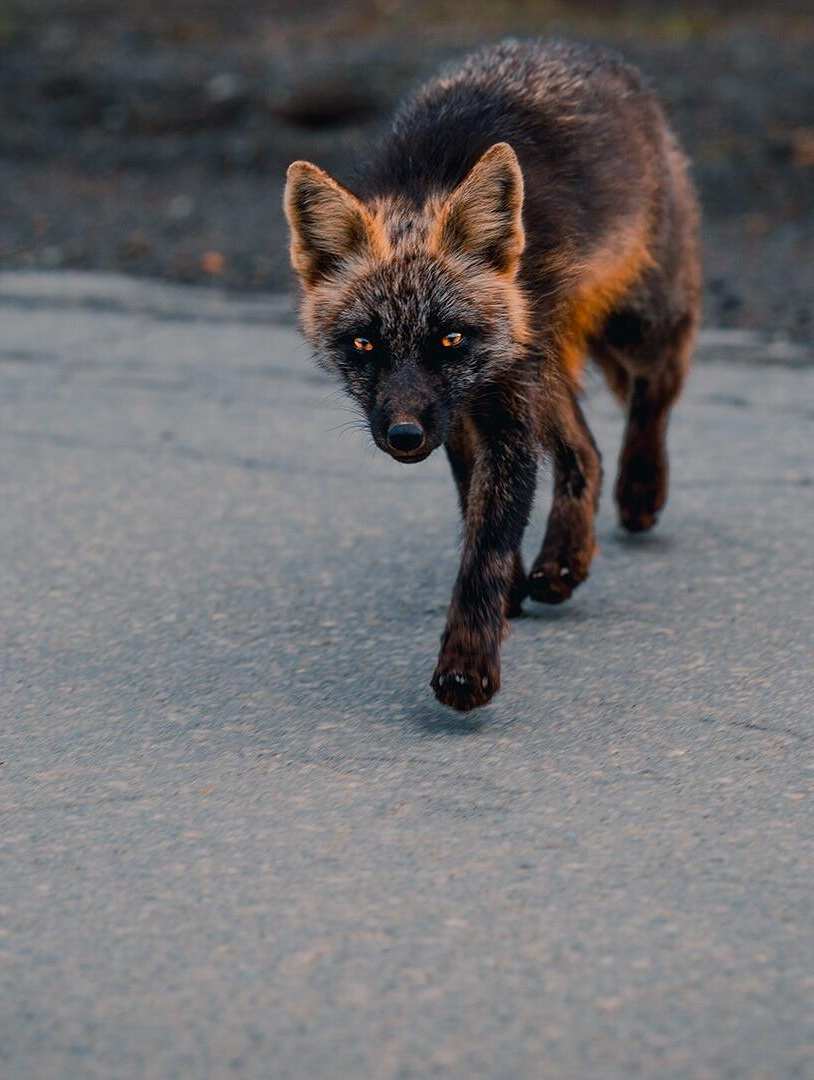
#> input picture images/sneaky_fox.jpg, 814 x 1080 px
$ jupyter execute 'Oblong Image.ipynb'   (shell and % lines are left out)
#> lines starting #> are read from the running program, lines starting #| are printed output that depends on the picture
### spritify.py
import cv2
import numpy as np


def mask_iterator(skip_n=20, take_n=10):
    """
    Determines the filtering pattern of the image.

	Infinately loops per skip_n, take_n, and generates
	a 0/1 value, used to build a mask over an image

    Parameters
    ----------
    skip_n: int
    	How many sequential pixels are skipped
    take_n: int
    	How many sequential pixels are taken
    """
    while True:
        for _ in range(skip_n):
            yield 0
        for _ in range(take_n):
            yield 1


def generate_mask_array(arr_size, mask_iter):
	"""
	Iterate through the length of one dimension, per
	the definition of mask_iter

	Parameters
	----------
	arr_size: int
		Length of whatever dimension you want to make a
		mask for
	mask_iter: infinite iterable of ints
		Defined using `mask_iterator()`
	"""
	mask = []

	for _, mask_val in zip(range(arr_size), mask_iter):
	    mask.append(mask_val)

	return np.array(mask)


def im_to_sprite(im_fpath, skip_n=20, take_n=10, auto_size=False):
	"""
	Parameters
    ----------
    skip_n: int
    	How many sequential pixels are skipped
    take_n: int
    	How many sequential pixels are taken
    """
	raw = cv2.imread(im_fpath)
	raw = cv2.cvtColor(raw, cv2.COLOR_BGR2RGB)

	raw_h, raw_w, _ = raw.shape

	if auto_size:
		max_dim = max(raw.shape[:2])
		take_n = max_dim // 30
		skip_n = take_n * 2

	mask_iter_row = mask_iterator(skip_n, take_n)
	mask_iter_col = mask_iterator(skip_n, take_n)

	row_mask = generate_mask_array(raw_h, mask_iter_row)
	col_mask = generate_mask_array(raw_w, mask_iter_col)

	row_repeated = np.repeat(row_mask, repeats=raw_w).reshape(raw_h, raw_w)
	col_repeated = np.repeat(col_mask, repeats=raw_h).reshape(raw_w, raw_h).T

	final_mask = row_repeated & col_repeated

	cols_activated = final_mask.sum(axis=1).max()
	rows_activated = final_mask.sum(axis=0).max()

	masked_raw = raw[final_mask.astype(bool)]

	sprite = masked_raw.reshape(rows_activated, cols_activated, 3)

	return sprite

### Oblong Image.ipynb
[cell 1]
%pylab inline

import cv2

## Overview

[cell 2]
raw = cv2.imread('images/sneaky_fox.jpg')
#> raw is the input picture: shape (1080, 814, 3); mean B, G, R 110.3, 108.9, 110.9
raw = cv2.cvtColor(raw, cv2.COLOR_BGR2RGB)

[cell 3]
raw.shape
#> Out = (1080, 814, 3)

[cell 4]
plt.imshow(raw);

[cell 5]
from spritify import im_to_sprite

[cell 6]
from spritify import mask_iterator, generate_mask_array

[cell 7]
plt.imshow(im_to_sprite('images/sneaky_fox.jpg'))
#> in im_to_sprite, `sprite = masked_raw.reshape(rows_activated, cols_activated, 3)`:
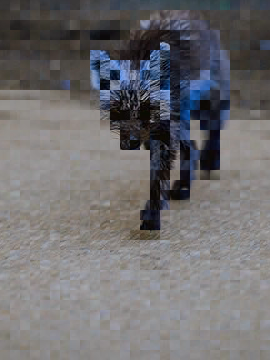
#> sprite: shape (360, 270, 3); mean of channels 0, 1, 2 111.7, 109.7, 111; drawn as B, G, R


$ run again, with images/coffee.jpg copied over images/sneaky_fox.jpg
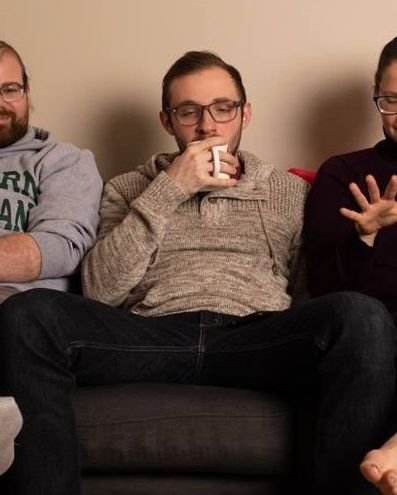
#> input picture images/coffee.jpg, 397 x 495 px
#> raw is the input picture: shape (495, 397, 3); mean B, G, R 66.6, 77.6, 98.1
#> in im_to_sprite, `sprite = masked_raw.reshape(rows_activated, cols_activated, 3)`:
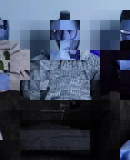
#> sprite: shape (160, 130, 3); mean of channels 0, 1, 2 93.5, 73.4, 63; drawn as B, G, R

$ run again, with images/hannibal.png saved as images/sneaky_fox.jpg
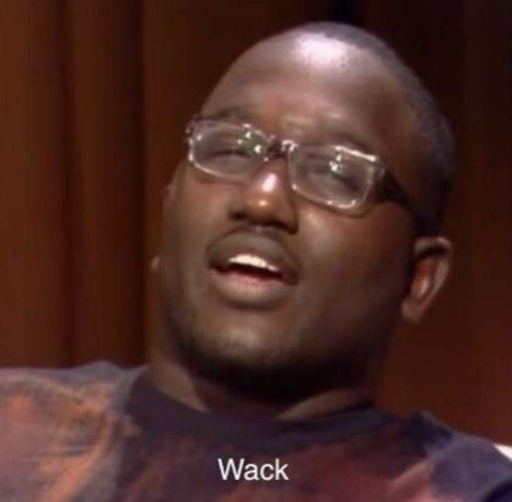
#> input picture images/hannibal.png, 512 x 502 px
#> raw is the input picture: shape (502, 512, 3); mean B, G, R 38, 43.9, 77
#> in im_to_sprite, `sprite = masked_raw.reshape(rows_activated, cols_activated, 3)`:
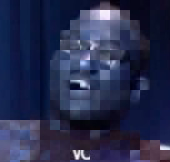
#> sprite: shape (162, 170, 3); mean of channels 0, 1, 2 76.9, 44.4, 38.4; drawn as B, G, R
